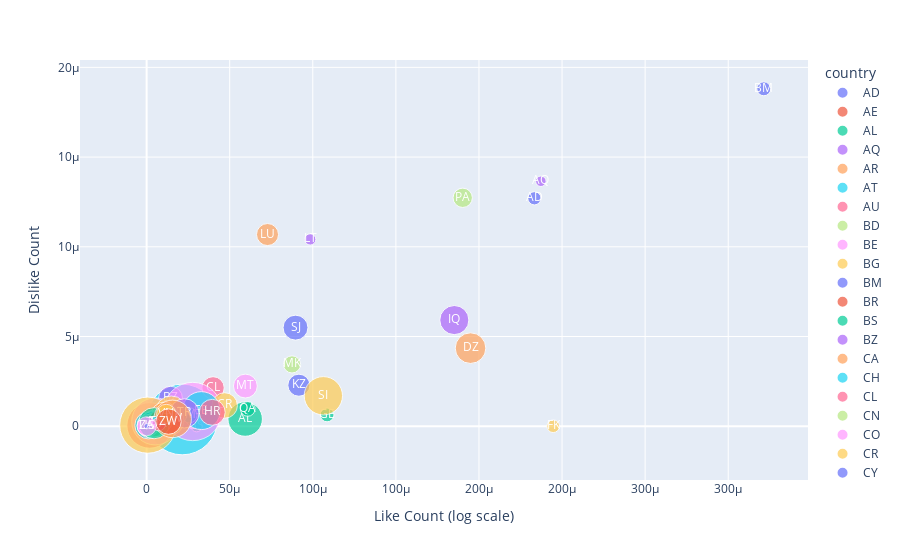

The code cell stored with this chart in its notebook:
### Code cell
# We wanted to check if this was more intuitive but it's not
fig = px.scatter(numericals, x="like_per_view_per_video", y="dislike_per_view_per_video",
	         size="view_count", color="country",
                 hover_name="country_name", 
                 log_x = False,log_y=False, 
                 custom_data='country_name',
                 size_max=50,
                 text="country",
    )

fig.update_layout(
    xaxis=dict(title="Like Count (log scale)",tickformat=".1s"),
    yaxis=dict(title="Dislike Count",tickformat=".1s"),
    paper_bgcolor="white",    
    showlegend=True 
)
fig.update_traces( # change text inside bubbles
    textfont=dict(size=12, color='white'),
    textposition='middle center',
    hovertemplate="<b>%{customdata}</b><br> Likes per video: %{x:.0f} <br> Dislikes per video: %{y:.0f}<br> Median Views: %{marker.size:.0f}",
)

#fig.write_html(op.join(path_country_fig,'country_likes_dislikes.html'), auto_open=True)
fig.show()
